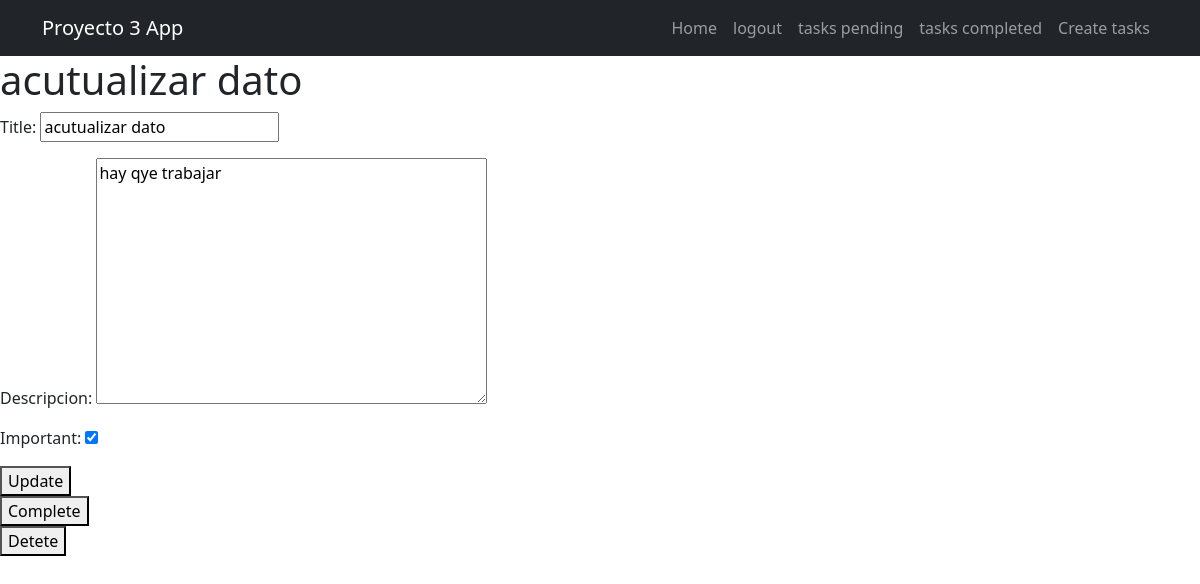
Page /tasks/6/ (signed in) on the earlier database version.
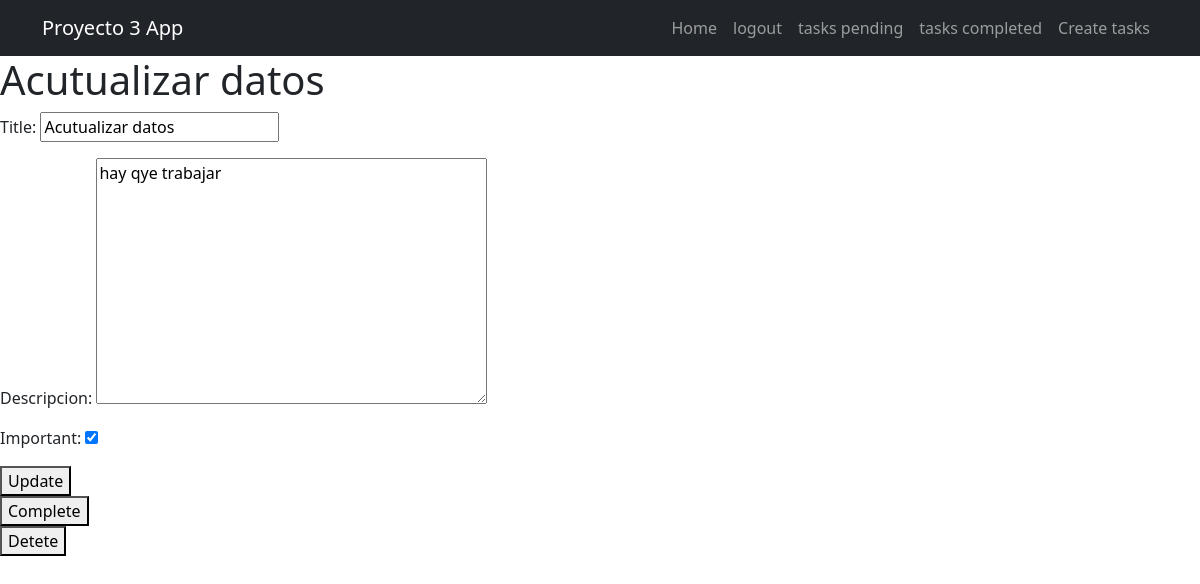
Same page on the later database version.
### tasks/models.py (models this page shows, shortened)
class Task(models.Model):
    title = models.CharField(max_length=100)
    descripcion = models.TextField(blank=True)
    created = models.DateTimeField(auto_now_add=True)
    detacompleted = models.DateTimeField(null=True)
    important = models.BooleanField(default=False)
    user = models.ForeignKey(User, on_delete=models.CASCADE)

### tasks/views.py (the view, shortened to what this page needs)
# urls.py: path('tasks/<int:task_id>/', views.task_detail, name='task_datail'),
@login_required
def task_detail(request, task_id):
    if request.method == 'GET':
        task = get_object_or_404(Task, pk=task_id, user=request.user)
        form = TasksForm(instance=task)
        return render(request, 'task_detail.html', {'task': task,'form': form})

### tasks/forms.py
class TasksForm(ModelForm):
    class Meta:
        model = Task
        fields = ['title', 'descripcion', 'important']

### tasks/templates/task_detail.html (shortened to what this page needs)
{% extends 'base.html' %}
{% block content %}
    <h1>{{task.title}}</h1>
    <form method="POST">
        {{form.as_p}}
        <button>
            Update
        </button>
    </form>
    <form action="{% url 'complete_task' task.id %}" method="POST">
        <button>
            Complete
        </button>
    </form>
    <form action="{% url 'delete_task' task.id %}" method="POST">
        <button>
            Detete
        </button>
    </form>
{% endblock  %}

Differences in the rows shown:
changed Task "hay qye trabajar": title "acutualizar dato" → "Acutualizar datos"
